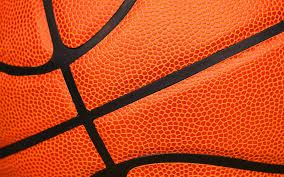
#> input picture Reconocimiento Facial/IAProyecto/images.jpg, 284 x 177 px, given in place of the camera
$ python cpt2.py
#> lines starting #> are read from the running program, lines starting #| are printed output that depends on the picture; after the words box and inside, x2 and y2 are one past the last pixel; in counts of white or black regions, pixels touching at a corner belong together
import cv2
import numpy as np

# Inicializar la cámara
cap = cv2.VideoCapture(0)

while True:
    # Capturar un frame
    ret, frame = cap.read()
#> frame is the input picture: shape (177, 284, 3); mean B, G, R 30.2, 74.6, 201.8

    # Convertir el frame a HSV
    hsv = cv2.cvtColor(frame, cv2.COLOR_BGR2HSV)
#> hsv: shape (177, 284, 3); mean H, S, V 14.2, 209.5, 202
#

    # Definir el rango de color rojo en HSV
    lower_red = np.array([0, 50, 50])
    upper_red = np.array([10, 255, 255])

    # Crear una máscara que incluya solo el color rojo
    mask = cv2.inRange(hsv, lower_red, upper_red)
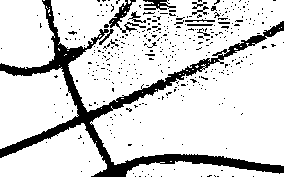
#> mask: shape (177, 284); 83.9% white; 396 black regions (383 under 20 px), largest, box (x1, y1, x2, y2) and area: (0, 0, 284, 177) 6063, (109, 0, 146, 33) 316, (143, 0, 176, 10) 178

    # Ajustar el tamaño de la máscara para que tenga las mismas dimensiones que el frame original
    mask = cv2.resize(
        mask, (frame.shape[1], frame.shape[0]), interpolation=cv2.INTER_NEAREST)

    # Aplicar la máscara al frame original
    res = cv2.bitwise_and(frame, frame, mask=mask)
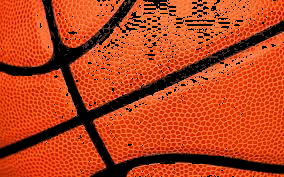
#> res: shape (177, 284, 3); mean B, G, R 25.2, 66.5, 187.9

    # Ajustar el tamaño de la imagen resultante para que tenga las mismas dimensiones que el frame original
    res = cv2.resize(
        res, (frame.shape[1], frame.shape[0]), interpolation=cv2.INTER_NEAREST)

    # Concatenar horizontalmente los frames
    # result = cv2.hconcat([frame, res, mask])

    # Mostrar el resultado
   # cv2.imshow('Detector de color', result)
    cv2.imshow('Original', frame)
    cv2.imshow('Máscara', mask)
    cv2.imshow('Resultado', res)

    # Salir del bucle si se presiona la tecla 'q'
    if cv2.waitKey(1) & 0xFF == ord('q'):
#> (key q is pressed here)
        break

# Liberar la cámara y cerrar las ventanas
cap.release()
cv2.destroyAllWindows()
